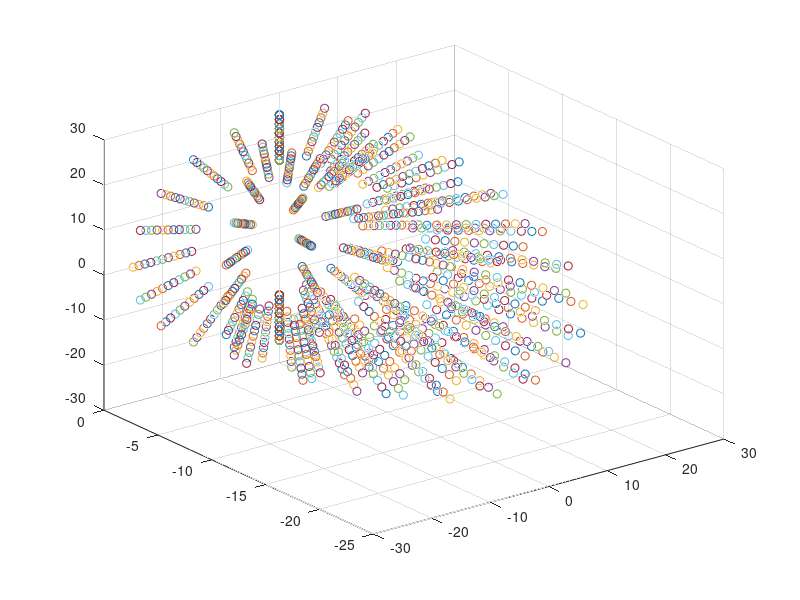

This chart was generated by the following MATLAB code:
function WS_DISPLAY
    D_MAX = 10
    L = 10
    R2 = 5
    
    for phi = 0:pi/10:pi
        for theta = 0:pi/10:pi
            for d = 0:1:D_MAX    
                X = -(L + d + R2)*cos(phi)*sin(theta);
                Y = -(L + d + R2)*sin(phi)*sin(theta);
                Z = -(L + d + R2)*cos(theta);
                
                scatter3(X,Y,Z);
                
                hold on
            end
        end
    end
    
    hold off
end